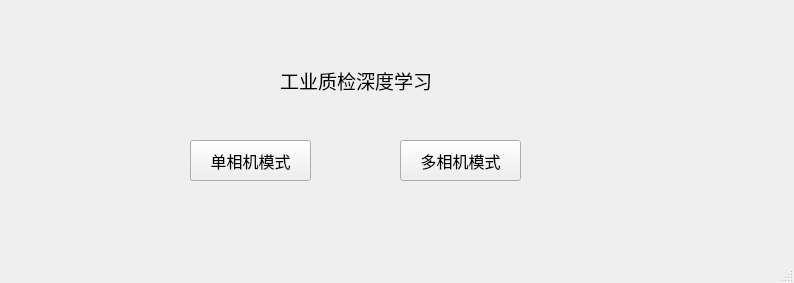
<?xml version="1.0" encoding="UTF-8"?>
<ui version="4.0">
 <class>MainWindow</class>
 <widget class="QMainWindow" name="MainWindow">
  <property name="geometry">
   <rect>
    <x>0</x>
    <y>0</y>
    <width>794</width>
    <height>283</height>
   </rect>
  </property>
  <property name="windowTitle">
   <string>MainWindow</string>
  </property>
  <widget class="QWidget" name="centralwidget">
   <widget class="QPushButton" name="pushButton_one">
    <property name="geometry">
     <rect>
      <x>190</x>
      <y>140</y>
      <width>121</width>
      <height>41</height>
     </rect>
    </property>
    <property name="font">
     <font>
      <pointsize>12</pointsize>
     </font>
    </property>
    <property name="text">
     <string>单相机模式</string>
    </property>
   </widget>
   <widget class="QPushButton" name="pushButton_two">
    <property name="geometry">
     <rect>
      <x>400</x>
      <y>140</y>
      <width>121</width>
      <height>41</height>
     </rect>
    </property>
    <property name="font">
     <font>
      <pointsize>12</pointsize>
     </font>
    </property>
    <property name="text">
     <string>多相机模式</string>
    </property>
   </widget>
   <widget class="QLabel" name="label">
    <property name="geometry">
     <rect>
      <x>280</x>
      <y>60</y>
      <width>161</width>
      <height>41</height>
     </rect>
    </property>
    <property name="font">
     <font>
      <pointsize>14</pointsize>
     </font>
    </property>
    <property name="text">
     <string>工业质检深度学习</string>
    </property>
   </widget>
  </widget>
  <widget class="QMenuBar" name="menubar">
   <property name="geometry">
    <rect>
     <x>0</x>
     <y>0</y>
     <width>794</width>
     <height>23</height>
    </rect>
   </property>
  </widget>
  <widget class="QStatusBar" name="statusbar"/>
 </widget>
 <resources/>
 <connections/>
</ui>
